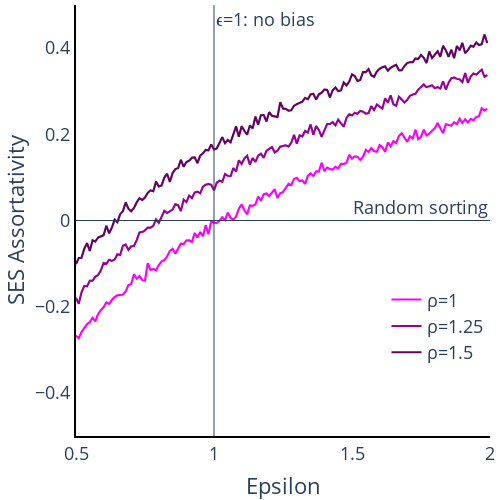

Notebook cell for this chart:
### Markdown cell above
### Epsilon Assortativity

### Code cell
SESAss_epsilon_rho1 = plotly_lines.plot_MTO_sim_results(plotly_lines(), data=df_eps[df_eps['rho'] == 1], x_var='epsilon', y_var='Network_SES_assortativity', x_range=[0.5,2], y_range=[0,1], x_title='Epsilon', y_title='Exposure', with_predicted=False, colors=['rgba(250,0,250,1)'], legend_text='ρ=1')

SESAss_epsilon_rho125 = plotly_lines.plot_MTO_sim_results(plotly_lines(), data=df_eps[df_eps['rho'] == 1.25], x_var='epsilon', y_var='Network_SES_assortativity', x_range=[0.5,2], y_range=[0,1], x_title='Epsilon', y_title='Exposure', with_predicted=False, colors=['rgba(150,0,150,1)'], legend_text='ρ=1.25')

SESAss_epsilon_rho15 = plotly_lines.plot_MTO_sim_results(plotly_lines(), data=df_eps[df_eps['rho'] == 1.5], x_var='epsilon', y_var='Network_SES_assortativity', x_range=[0.5,2], y_range=[0,1], x_title='Epsilon', y_title='Exposure', with_predicted=False, colors=['rgba(100,0,100,1)'], legend_text='ρ=1.5')

SESAss_epsilon_rho = go.Figure(data = SESAss_epsilon_rho15.data + SESAss_epsilon_rho125.data + SESAss_epsilon_rho1.data)

SESAss_epsilon_rho.update_layout(
    title = None, 
    font=dict(size = 18),
    xaxis_title = 'Epsilon', 
    yaxis_title = 'SES Assortativity',
    width = 500, height = 500,
    showlegend = True, 
    legend=dict(x=0.75,y=0.15),
    legend_title_text = '',
    xaxis_range = [0.5,2],
    yaxis_range = [-0.5,0.5],
    margin=dict(b=5,l=5,r=5,t=5),
    xaxis = dict(showgrid = False, showline = True, linecolor = 'rgb(0,0,0)', linewidth = 2), 
    yaxis = dict(showgrid = False, showline = True, linecolor = 'rgb(0,0,0)', linewidth = 2),
    plot_bgcolor='rgba(0,0,0,0)')

SESAss_epsilon_rho.add_hline(y=0, line_width=1, annotation_text = 'Random sorting')
SESAss_epsilon_rho.add_vline(x=1, line_width=1, annotation_text = 'ϵ=1: no bias')

### Figure 1 — Plotly figure (JSON) as saved in the notebook; plotly's stock layout.template omitted (floating-point values rounded to 4 significant figures; data arrays with more than 128 entries replaced by an {"elided": "..."} marker saying what was removed)
{"data": [{"line": {"color": "rgba(100,0,100,1)", "width": 2}, "mode": "lines", "name": "ρ=1.5", "showlegend": true, "type": "scatter", "x": {"elided": "150 float values"}, "y": {"elided": "150 float values"}}, {"line": {"color": "rgba(100,0,100,0.25)", "width": 2}, "mode": "lines", "showlegend": false, "type": "scatter", "x": {"elided": "150 float values"}, "y": {"elided": "150 float values"}}, {"fill": "tonexty", "fillcolor": "rgba(68, 68, 68, 0.2)", "line": {"color": "rgba(100,0,100,0.25)", "width": 2}, "mode": "lines", "showlegend": false, "type": "scatter", "x": {"elided": "150 float values"}, "y": {"elided": "150 float values"}}, {"line": {"color": "rgba(150,0,150,1)", "width": 2}, "mode": "lines", "name": "ρ=1.25", "showlegend": true, "type": "scatter", "x": {"elided": "150 float values"}, "y": {"elided": "150 float values"}}, {"line": {"color": "rgba(150,0,150,0.25)", "width": 2}, "mode": "lines", "showlegend": false, "type": "scatter", "x": {"elided": "150 float values"}, "y": {"elided": "150 float values"}}, {"fill": "tonexty", "fillcolor": "rgba(68, 68, 68, 0.2)", "line": {"color": "rgba(150,0,150,0.25)", "width": 2}, "mode": "lines", "showlegend": false, "type": "scatter", "x": {"elided": "150 float values"}, "y": {"elided": "150 float values"}}, {"line": {"color": "rgba(250,0,250,1)", "width": 2}, "mode": "lines", "name": "ρ=1", "showlegend": true, "type": "scatter", "x": {"elided": "150 float values"}, "y": {"elided": "150 float values"}}, {"line": {"color": "rgba(250,0,250,0.25)", "width": 2}, "mode": "lines", "showlegend": false, "type": "scatter", "x": {"elided": "150 float values"}, "y": {"elided": "150 float values"}}, {"fill": "tonexty", "fillcolor": "rgba(68, 68, 68, 0.2)", "line": {"color": "rgba(250,0,250,0.25)", "width": 2}, "mode": "lines", "showlegend": false, "type": "scatter", "x": {"elided": "150 float values"}, "y": {"elided": "150 float values"}}], "layout": {"annotations": [{"showarrow": false, "text": "Random sorting", "x": 1, "xanchor": "right", "xref": "x domain", "y": 0, "yanchor": "bottom", "yref": "y"}, {"showarrow": false, "text": "ϵ=1: no bias", "x": 1, "xanchor": "left", "xref": "x", "y": 1, "yanchor": "top", "yref": "y domain"}], "font": {"size": 18}, "height": 500, "legend": {"title": {"text": ""}, "x": 0.75, "y": 0.15}, "margin": {"b": 5, "l": 5, "r": 5, "t": 5}, "plot_bgcolor": "rgba(0,0,0,0)", "shapes": [{"line": {"width": 1}, "type": "line", "x0": 0, "x1": 1, "xref": "x domain", "y0": 0, "y1": 0, "yref": "y"}, {"line": {"width": 1}, "type": "line", "x0": 1, "x1": 1, "xref": "x", "y0": 0, "y1": 1, "yref": "y domain"}], "showlegend": true, "title": {}, "width": 500, "xaxis": {"linecolor": "rgb(0,0,0)", "linewidth": 2, "range": [0.5, 2], "showgrid": false, "showline": true, "title": {"text": "Epsilon"}}, "yaxis": {"linecolor": "rgb(0,0,0)", "linewidth": 2, "range": [-0.5, 0.5], "showgrid": false, "showline": true, "title": {"text": "SES Assortativity"}}}}
